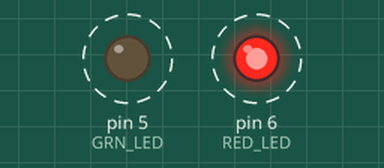
Bench run of a sketch on a simulated Arduino Uno, built with avr-gcc and run on an emulated ATmega328P. On the bench: output pins drawn as LEDs (lit = HIGH). Dashed ring = blinking.

Above: at 0.5 s.
Timing chart, 0 to 4.6 s (numbered marks = the images above):
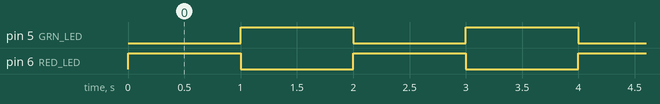

Measured:
- by itself, pin 5 (GRN_LED), pin 6 (RED_LED): alternates HIGH for 1.0 s and LOW for 1.0 s

The sketch:

2_color.ino
```cpp
// common cathode red and green LED
// switches red on, then green on
#define RED_LED   6
#define GRN_LED   5

void setup() {
  pinMode(RED_LED, OUTPUT);
  pinMode(GRN_LED, OUTPUT);
}

void loop() {
  // red on, green off
  digitalWrite(RED_LED, HIGH);
  digitalWrite(GRN_LED, LOW);
  delay(1000);
  // red off, green on
  digitalWrite(RED_LED, LOW);
  digitalWrite(GRN_LED, HIGH);
  delay(1000);
}
```
